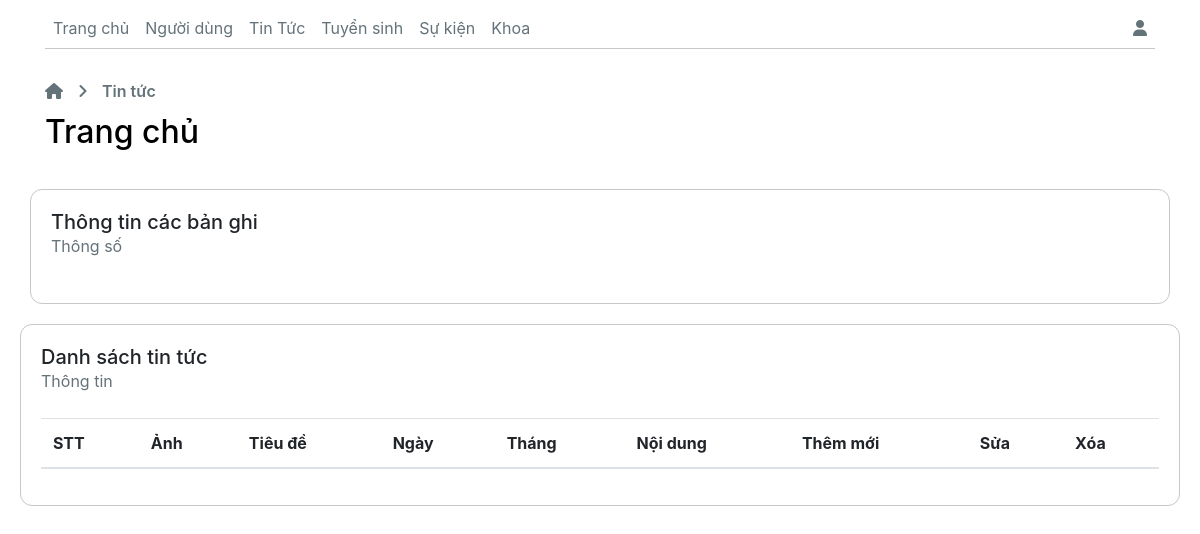
The app's page /BTL_WebProject/login_page/event.php, older data.
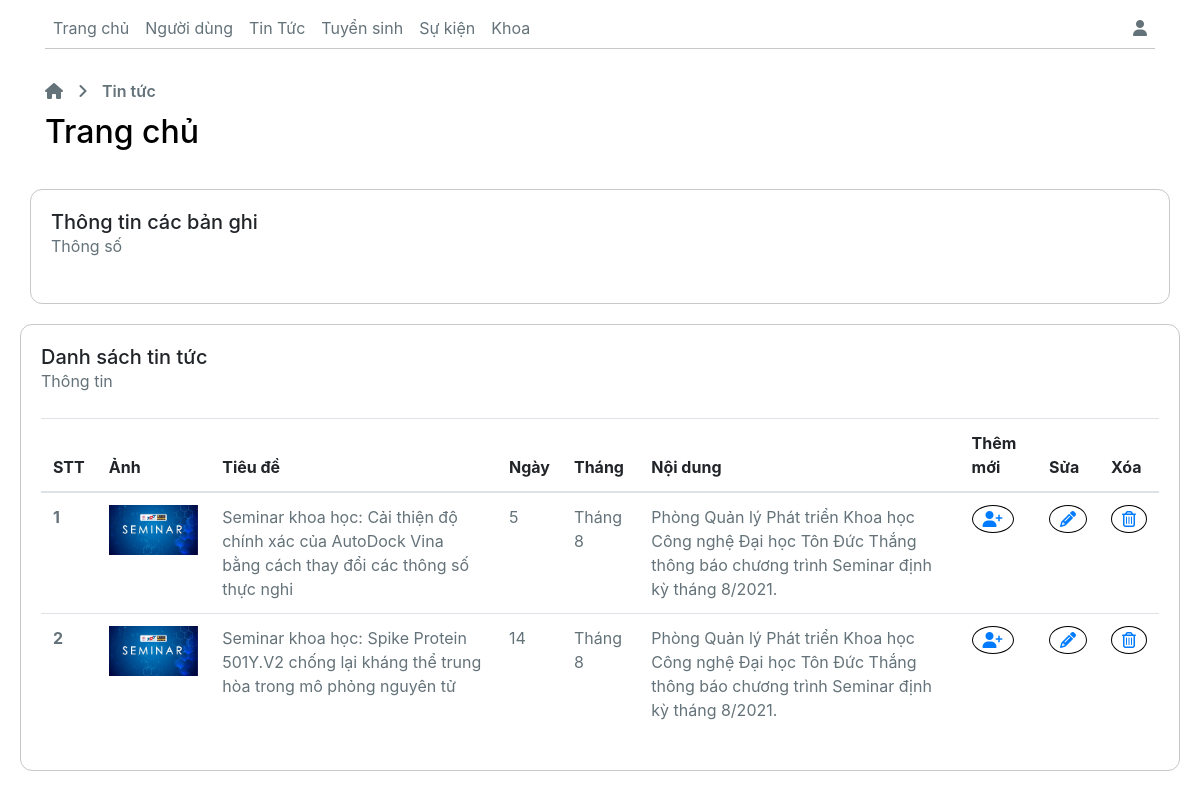
The same page, newer data.
### tables this page shows
CREATE TABLE `tb_event` (
  `id` int(15) UNSIGNED NOT NULL,
  `title` varchar(255) NOT NULL,
  `img` varchar(255) NOT NULL,
  `content` varchar(255) NOT NULL,
  `day` varchar(20) NOT NULL,
  `month` varchar(20) NOT NULL
);

### BTL_WebProject/login_page/event.php (the view, shortened to what this page needs)
<!DOCTYPE html>
<html lang="en">
<head>
    <link rel="stylesheet" href="https://stackpath.bootstrapcdn.com/bootstrap/4.3.1/css/bootstrap.min.css">
    <link rel="stylesheet" href="./assets/style_admin.css">
</head>
<body>
    <?php
    include ("../login_page/assets/config/connect-tlu.php");
    ?>
    <?php
        include ("./assets/template/header_teamplate.php");
    ?>
    <div class="wrapper">
        <div class="container">
            <div class="header-main">
                <i class="fas fa-home"></i> <i class="fas fa-angle-right" style="padding: 0 10px;"></i> <span>Tin tức</span>
                <h2>Trang chủ</h2>
            </div>
            <div class="status">
                <div class="row">
                    <div class="col-sm bd-rd">
                        <div class="card-body">
                            <div class="title">
                                <h5>Thông tin các bản ghi</h5>
                                <span>Thông số</span>
                            </div>
                        </div>
                    </div>
                </div>
            </div>
        </div>
        <div class="user" style="margin-top: 20px;">
                <div class="row" style="margin: 0 20px;">
                    <div class="col-sm bd-rd" style="width: 100%;">
                        <div class="card-body">
                            <div class="title">
                                <h5>Danh sách tin tức</h5>
                                <span>Thông tin</span>
                            </div>
                            <div class="main">
                                <table class="table">
                                    <thead>
                                        <tr>
                                            <th scope="col">STT</th>
                                            <th scope="col">Ảnh</th>
                                            <th scope="col">Tiêu đề</th>
                                            <th scope="col">Ngày</th>
                                            <th scope="col">Tháng</th>
                                            <th scope="col">Nội dung</th>
                                            <th scope="col">Thêm mới</th>
                                            <th scope="col">Sửa</th>
                                            <th scope="col">Xóa</th>
                                        </tr>
                                    </thead>
                                    <tbody>
                                        <?php
                                            $sql2 = "SELECT * FROM tb_event";
                                            $result1 = mysqli_query($conn, $sql2);
                                            if (mysqli_num_rows($result1) > 0) {
                                                $i = 0;
                                            while($row1 = mysqli_fetch_assoc($result1)) {
                                                $i++;
                                        ?>
                                        <tr>
                                            <th scope="row"><span><?php echo $i ?></span></th>
                                            <td>
                                                <div class="image-news" style="max-width: 250px;">
                                                    <img src="<?php echo $row1['img'] ?>" alt="Ảnh sự kiện" style="width: 100%;">
                                                </div>
                                            </td>
                                            <td><span><?php echo $row1['title'] ?></span></td>
                                            <td><span><?php echo $row1['day'] ?></span></td>
                                            <td><span><?php echo $row1['month'] ?></span></td>
                                            <td><span><?php echo $row1['content'] ?></span></td>
                                            <td><a href="./add_event.php"><i class="fas fa-user-plus icon-center"></i></i></a></td>
                                            <td><a href="./edit_event.php?id=<?php echo $row1['id'] ?>"><i class="fas fa-pencil-alt icon-center"></i></a></td>
                                            <td><a href="./news-manager/delete_event.php?id=<?php echo $row1['id'] ?>"><i class="far fa-trash-alt icon-center"></i></a></td>
                                        </tr>
                                        <?php
                                            }
                                        }
                                        ?>
                                    </tbody>
                                </table>
                            </div>
                        </div>
                    </div>
                </div>
            </div>
        </div>
</body>
</html>

### BTL_WebProject/login_page/assets/template/header_teamplate.php (shortened to what this page needs)
<div class="header">
    <div class="sidebar">
        <div class="container">
            <nav class="navbar navbar-expand-sm">
                <ul class="navbar-nav">
                    <li class="nav-item">
                        <a class="nav-link text-black" href="../login_page/admin.php">Trang chủ</a>
                    </li>
                    <li class="nav-item">
                        <a class="nav-link text-black" href="../login_page/info.php">Người dùng</a>
                    </li>
                    <li class="nav-item">
                        <a class="nav-link text-black" href="../login_page/news.php">Tin Tức</a>
                    </li>
                    <li class="nav-item">
                        <a class="nav-link text-black" href="#">Tuyển sinh</a>
                    </li>
                    <li class="nav-item">
                        <a class="nav-link text-black" href="../login_page/event.php">Sự kiện</a>
                    </li>
                    <li class="nav-item">
                        <a class="nav-link text-black" href="#">Khoa</a>
                    </li>
                    <li class="nav-item dropdown" style="position: absolute; right: 0;">
                        <a class="nav-link dropdown" href="#" id="navbardrop" data-toggle="dropdown">
                        <i class="fas fa-user"></i>
                        </a>
                    </li>
                </ul>
            </nav>
        </div>
    </div>
</div>

### BTL_WebProject/login_page/assets/style_admin.css (style rules this page uses)
* { padding: 0; margin: 0; box-sizing: border-box; }
.card-body { padding: 20px; height: 100%; }
.main { margin-top: 25px; }
span { color: #647279; }
h5 { margin-bottom: 0; }
.bd-rd { border: 1px solid #647279; border-radius: 12px; padding: 0; }
.icon-center { text-align: center; border: 1px solid #000; padding: 5px 10px; border-radius: 50%; }
.sidebar .navbar { position: relative; border-bottom: 1px solid rgb(201, 199, 199); padding-left: 0; }
.nav-link { color: #647279; padding-bottom: 0; }
.header-main { padding: 30px 30px 30px 0; color: #647279; }
.header-main span { font-weight: 600; }
.header-main h2 { margin-top: 10px; color: black; }
.bd-rd { border: 1px solid rgb(201, 199, 199); border-radius: 12px; padding: 0; }
.image-news { max-width: 250px; }
.image-news img { width: 100%; }

Row changes from the older to the newer data that the page shows:
added tb_event: img (picture), title "Seminar khoa học: Cải thiện độ chính xác của AutoDock Vina bằng cách thay đổi các thông số thực nghi", day "5", month "Tháng 8", content "Phòng Quản lý Phát triển Khoa học Công nghệ Đại học Tôn Đức Thắng thông báo chương trình Seminar định kỳ tháng 8/2021."
added tb_event: img (picture), title "Seminar khoa học: Spike Protein 501Y.V2 chống lại kháng thể trung hòa trong mô phỏng nguyên tử", day "14", month "Tháng 8", content "Phòng Quản lý Phát triển Khoa học Công nghệ Đại học Tôn Đức Thắng thông báo chương trình Seminar định kỳ tháng 8/2021."
